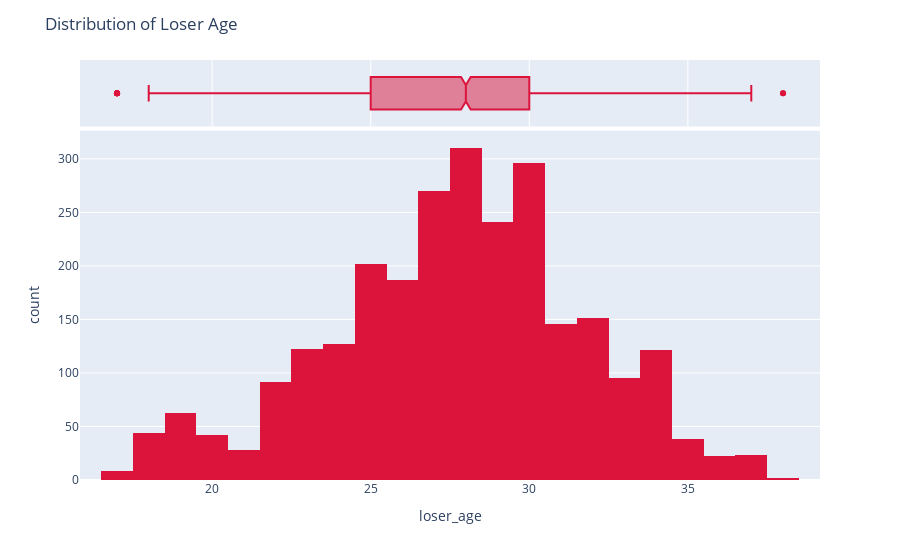

This figure's notebook cell:
### Code cell
# loser age

fig = px.histogram(
    df, 
    x="loser_age", 
    nbins=40, 
    marginal="box",
    color_discrete_sequence=["crimson"]
)
fig.update_layout(title="Distribution of Loser Age")
fig.show()

### Figure 1 — Plotly figure (JSON) as saved in the notebook; plotly's stock layout.template omitted (floating-point values rounded to 4 significant figures; data arrays with more than 128 entries replaced by an {"elided": "..."} marker saying what was removed)
{"data": [{"bingroup": "x", "hovertemplate": "loser_age=%{x}<br>count=%{y}<extra></extra>", "legendgroup": "", "marker": {"color": "crimson", "pattern": {"shape": ""}}, "name": "", "nbinsx": 40, "orientation": "v", "showlegend": false, "type": "histogram", "x": {"elided": "2630 float values"}, "xaxis": "x", "yaxis": "y"}, {"hovertemplate": "loser_age=%{x}<extra></extra>", "legendgroup": "", "marker": {"color": "crimson"}, "name": "", "notched": true, "showlegend": false, "type": "box", "x": {"elided": "2630 float values"}, "xaxis": "x2", "yaxis": "y2"}], "layout": {"barmode": "relative", "legend": {"tracegroupgap": 0}, "margin": {"t": 60}, "title": {"text": "Distribution of Loser Age"}, "xaxis": {"anchor": "y", "domain": [0, 1], "title": {"text": "loser_age"}}, "xaxis2": {"anchor": "y2", "domain": [0, 1], "matches": "x", "showgrid": true, "showticklabels": false}, "yaxis": {"anchor": "x", "domain": [0, 0.8316], "title": {"text": "count"}}, "yaxis2": {"anchor": "x2", "domain": [0.8416, 1], "matches": "y2", "showgrid": false, "showline": false, "showticklabels": false, "ticks": ""}}}
